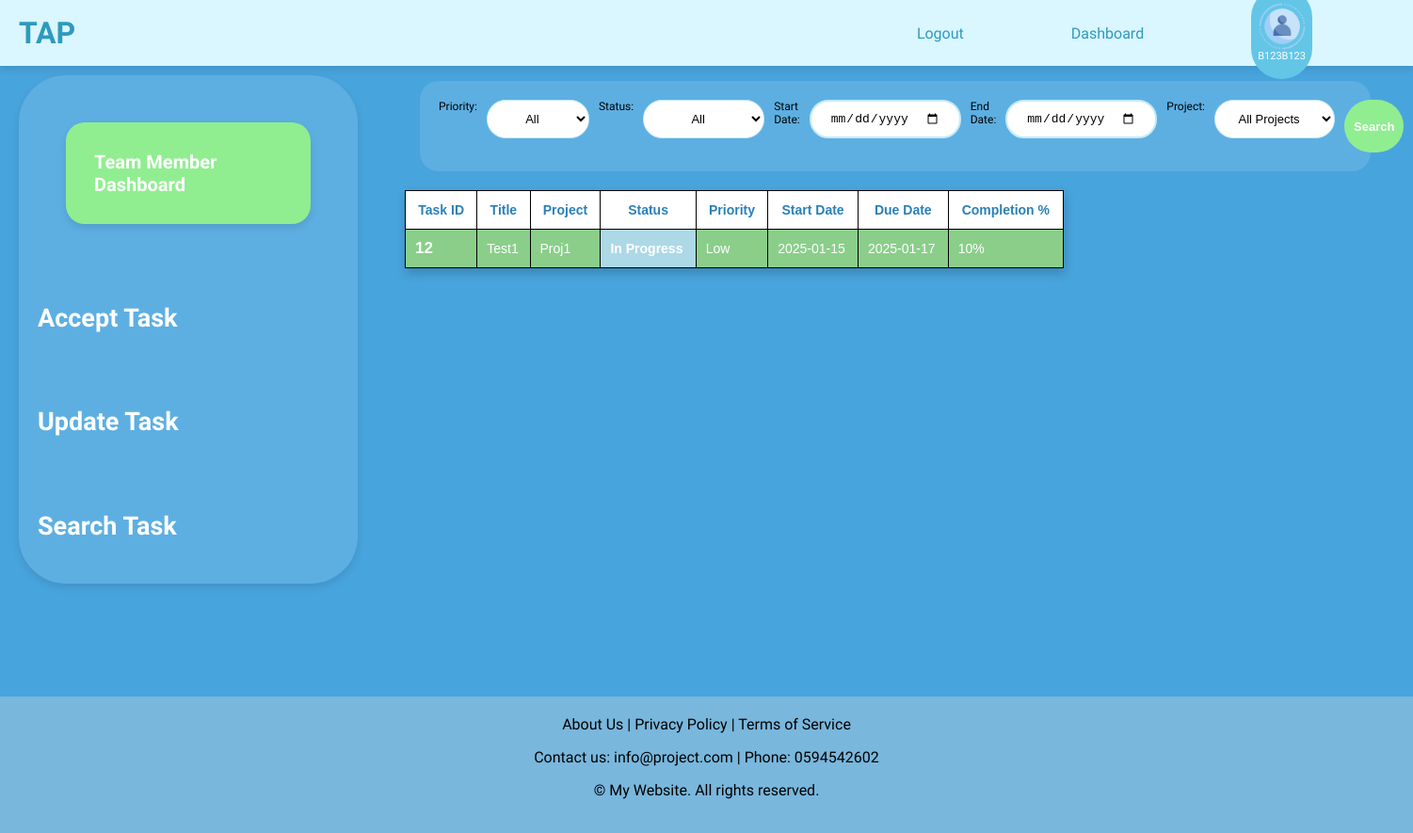
Screenshot of /navigation.php (signed in) with the database file from the repository.
### tables this page shows
CREATE TABLE `tasks` (
  `task_id` int NOT NULL,
  `task_name` varchar(255) NOT NULL,
  `description` text NOT NULL,
  `project_id` varchar(11) NOT NULL,
  `priority` enum('Low','Medium','High') NOT NULL,
  `status` enum('Pending','In Progress','Completed') NOT NULL,
  `due_date` date NOT NULL,
  `start_date` date NOT NULL,
  `progress` int DEFAULT '0'
);

CREATE TABLE `projects` (
  `project_id` varchar(11) NOT NULL,
  `title` varchar(255) NOT NULL,
  `description` text NOT NULL,
  `customer_name` varchar(255) NOT NULL,
  `budget` decimal(10,2) NOT NULL,
  `start_date` date NOT NULL,
  `end_date` date NOT NULL,
  `project_leader_id` int DEFAULT NULL
);

### task_search.php (the view, shortened to what this page needs)
<?php
require_once 'db.php.inc.php';
$role = $_SESSION['role'];
$user_id = $_SESSION['user_id'];
$filter_conditions = '';
$res = [];
if ($role == 'Manager') {
} elseif ($role == 'Project Leader') {
    $filter_conditions .= " AND p.project_leader_id = :user_id";
    $res[':user_id'] = $user_id;
} elseif ($role == 'Team Member') {
    $filter_conditions .= " AND ta.user_id = :user_id";
    $res[':user_id'] = $user_id;
}
$allowed_sort_columns = ['task_id', 'task_name', 'project_name', 'status', 'priority', 'start_date', 'due_date', 'progress'];
$sort_column = isset($_GET['sort']) && in_array($_GET['sort'], $allowed_sort_columns) ? $_GET['sort'] : 'task_id';
$sort_direction = isset($_GET['direction']) && strtolower($_GET['direction']) === 'desc' ? 'DESC' : 'ASC';
$order_clause = " ORDER BY $sort_column $sort_direction";
$sql_search = "
    SELECT DISTINCT
        t.task_id,
        t.task_name,
        p.title AS project_name,
        t.start_date,
        t.due_date,
        t.status,
        t.priority,
        t.progress
    FROM tasks t
    JOIN projects p ON t.project_id = p.project_id
    LEFT JOIN task_assignments ta ON t.task_id = ta.task_id
    WHERE 1=1 $filter_conditions $order_clause";
$stmt_search = $pdo->prepare($sql_search);
foreach ($res as $key => $value) {
    $stmt_search->bindValue($key, $value);
}
$stmt_search->execute();
$tasks = $stmt_search->fetchAll();
?>
<form method="post" action="" class="search">
    <label for="priority">Priority:</label>
    <select name="priority" id="priority">
        <option value="">All</option>
    </select>
    <label for="status">Status:</label>
    <select name="status" id="status">
        <option value="">All</option>
    </select>
    <label for="start_date">Start Date:</label>
    <input type="date" name="start_date" id="start_date">
    <label for="end_date">End Date:</label>
    <input type="date" name="end_date" id="end_date">
    <label for="project">Project:</label>
    <select name="project" id="project">
        <option value="">All Projects</option>
    </select>
    <button type="submit" name="search">Search</button>
</form>
<?php if (isset($tasks) && !empty($tasks)): ?>
    <table class="task-table">
        <thead>
            <tr>
                <th><a href="?sort=task_id&direction=<?php echo $sort_column === 'task_id' && $sort_direction === 'ASC' ? 'desc' : 'asc'; ?>">Task ID</a></th>
                <th><a href="?sort=task_name&direction=<?php echo $sort_column === 'task_name' && $sort_direction === 'ASC' ? 'desc' : 'asc'; ?>">Title</a></th>
                <th><a href="?sort=project_name&direction=<?php echo $sort_column === 'project_name' && $sort_direction === 'ASC' ? 'desc' : 'asc'; ?>">Project</a></th>
                <th><a href="?sort=status&direction=<?php echo $sort_column === 'status' && $sort_direction === 'ASC' ? 'desc' : 'asc'; ?>">Status</a></th>
                <th><a href="?sort=priority&direction=<?php echo $sort_column === 'priority' && $sort_direction === 'ASC' ? 'desc' : 'asc'; ?>">Priority</a></th>
                <th><a href="?sort=start_date&direction=<?php echo $sort_column === 'start_date' && $sort_direction === 'ASC' ? 'desc' : 'asc'; ?>">Start Date</a></th>
                <th><a href="?sort=due_date&direction=<?php echo $sort_column === 'due_date' && $sort_direction === 'ASC' ? 'desc' : 'asc'; ?>">Due Date</a></th>
                <th><a href="?sort=progress&direction=<?php echo $sort_column === 'progress' && $sort_direction === 'ASC' ? 'desc' : 'asc'; ?>">Completion %</a></th>
            </tr>
        </thead>
        <tbody>
            <?php foreach ($tasks as $task): ?>
                <tr id="priority-<?php echo strtolower($task['priority']); ?>">
                    <td><a id="task_id" href="task_details.php?task_id=<?php echo $task['task_id']; ?>"><?php echo $task['task_id']; ?></a></td>
                    <td><?php echo $task['task_name']; ?></td>
                    <td><?php echo $task['project_name']; ?></td>
                    <td class="status-<?php echo strtolower(str_replace(' ', '-', $task['status'])); ?>"><?php echo $task['status']; ?></td>
                    <td><?php echo $task['priority']; ?></td>
                    <td><?php echo $task['start_date']; ?></td>
                    <td><?php echo $task['due_date']; ?></td>
                    <td><?php echo $task['progress']; ?>%</td>
                </tr>
            <?php endforeach; ?>
        </tbody>
    </table>
<?php else: ?>
    <p>No tasks found.</p>
<?php endif; ?>

### styling/style.css (style rules this page uses)
html, body { height: 100%; margin: 0; width: 100%; font-family: 'Rationale', 'Arial'; background-color: rgb(72, 164, 221); }
body { display: flex; flex-direction: column; background-color: rgb(72, 164, 221); }
footer { text-align: center; padding: 20px; background-color: rgb(121, 183, 221); }
a { text-decoration: none; color: rgb(0, 0, 0); }
.search { display: flex; justify-content: space-between; flex-direction: row; max-width: 800px; padding: 20px; padding-right: 290px; gap: 10px; border-radius: 20px; width: 100%; background-color: rgb(93, 175, 226); }

### styling/form_style.css (style rules this page uses)
form { border-radius: 20px; margin: 16px; display: flex; flex-direction: column; gap: 30px; }
input, textarea, select { padding:10px 20px; border-color: rgb(196, 234, 247); border-style: solid; border-radius: 20px; font-size: 13px; width: 100%; background-color: rgb(255, 255, 255); margin-bottom: 15px; transition-property: background-color; transition-duration: 0.5s; transition-timing-function: ease-out; }
label { font-size: 12px; color: rgb(0, 0, 0); margin-bottom: 5px; }
select { width: auto; text-align: center; }
button { border-radius: 30px; font-size: 13px; border: none; padding: 10px; font-weight: bold; color: white; background-color: lightGreen; }

### styling/table-style.css (style rules this page uses)
table { width: 100%; border-collapse: collapse; margin-top: 20px; font-family: Arial, sans-serif; font-size: 14px; border-width: 1px; border-style: solid; border-color: black; box-shadow: 1px 5px 10px rgba(0, 0, 0, 0.2); }
table thead { background-color: #000000; }
table th { border: 1px solid black; margin: 10px; text-align: center; font-weight: bold; padding: 12px; cursor: pointer; color: rgb(0, 0, 0); }
table td { border: 1px solid rgb(0, 0, 0); padding: 10px; vertical-align: middle; }
table tr:nth-child(odd) { border: 1px solid black; background-color: #ffffff; transition-property: all; transition-duration: 0.3s; transition-timing-function: ease-out; }
table a { border-radius: 50px; color: #2980b9; text-decoration: none; transition-property: color; transition-property: all; transition-duration: 0.3s; transition-timing-function: ease-out; }
#priority-low { background-color: rgb(138, 206, 138); color: white; padding: 5px 10px; border-radius: 3px; transition-property: background-color; transition-duration: 0.6s; transition-timing-function: ease-out; }
.status-in-progress { font-weight: bold; background-color: lightblue; }
#task_id { font-weight: bold; font-size: 17px; transition-property: font-size; transition-duration: 0.5s; transition-timing-function: ease-out; color: white; }

### rows the page displays
tasks: task_id "12", task_name "Test1", project.title "Proj1", status "In Progress", priority "Low", start_date "2025-01-15", due_date "2025-01-17", progress "10"

### other values shown
$_SESSION['username'] "B123B123"
